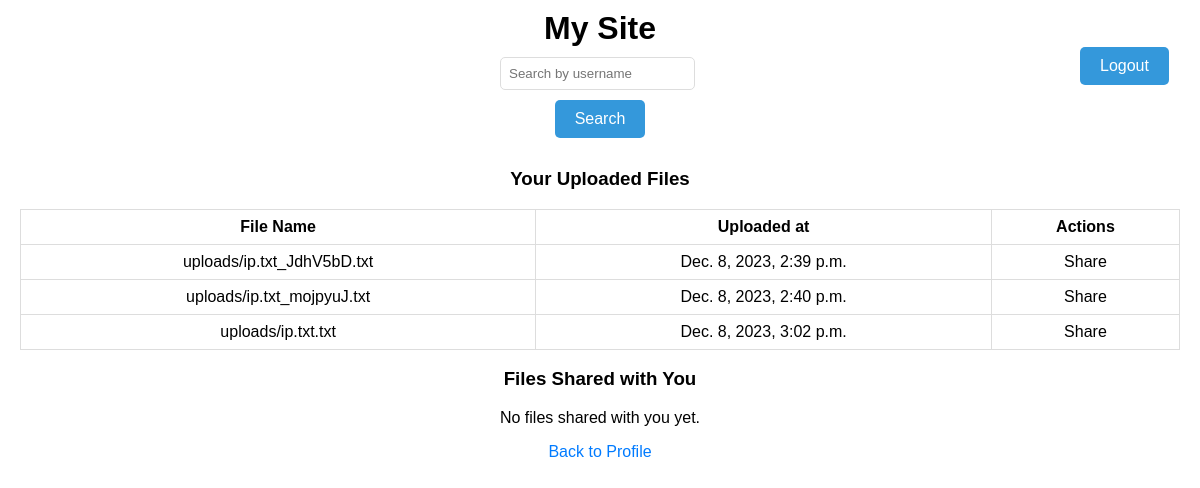
Page /files (signed in) on the earlier database version.
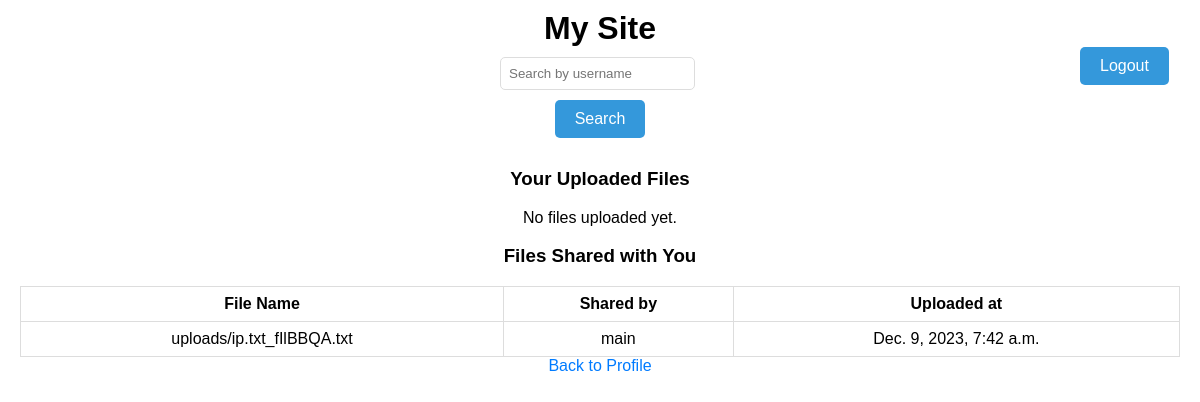
Same page on the later database version.
### core/models.py (models this page shows, shortened)
class UploadedFile(models.Model):
    user = models.ForeignKey(User, on_delete=models.CASCADE)
    file = models.FileField(upload_to='uploads/')
    uploaded_at = models.DateTimeField(auto_now_add=True)
    shared_with = models.ManyToManyField(User, related_name='shared_files', blank=True)

### core/views.py (the view)
# urls.py: path('files', file_list, name='file_list'),
@login_required
def file_list(request):
    user_files = UploadedFile.objects.filter(user=request.user)
    shared_with_user_files = UploadedFile.objects.filter(
        shared_with=request.user)
    return render(request, 'files/file_list.html', {'user_files': user_files, 'shared_with_user_files': shared_with_user_files})

### core/templates/files/file_list.html (shortened to what this page needs)
{% extends 'base.html' %}
{% block content %}
  <h3>Your Uploaded Files</h3>
  {% if user_files %}
    <table style="width:100%; border-collapse: collapse; border: 1px solid #ddd;">
      <tr>
        <th style="border: 1px solid #ddd; padding: 8px;">File Name</th>
        <th style="border: 1px solid #ddd; padding: 8px;">Uploaded at</th>
        <th style="border: 1px solid #ddd; padding: 8px;">Actions</th>
      </tr>
      {% for file in user_files %}
        <tr>
          <td style="border: 1px solid #ddd; padding: 8px;">
            <a href="{% url 'download_file' file.id %}" target="_blank">{{ file.file.name }}</a>
          </td>
          <td style="border: 1px solid #ddd; padding: 8px;">{{ file.uploaded_at }}</td>
          <td style="border: 1px solid #ddd; padding: 8px;">
            <a href="{% url 'share_file' file.id %}">Share</a>
          </td>
        </tr>
      {% endfor %}
    </table>
  {% else %}
    <p>No files uploaded yet.</p>
  {% endif %}
  <h3>Files Shared with You</h3>
  {% if shared_with_user_files %}
    <table style="width:100%; border-collapse: collapse; border: 1px solid #ddd;">
      <tr>
        <th style="border: 1px solid #ddd; padding: 8px;">File Name</th>
        <th style="border: 1px solid #ddd; padding: 8px;">Shared by</th>
        <th style="border: 1px solid #ddd; padding: 8px;">Uploaded at</th>
      </tr>
      {% for file in shared_with_user_files %}
        <tr>
          <td style="border: 1px solid #ddd; padding: 8px;">
            <a href="{{ file.file.url }}" target="_blank">{{ file.file.name }}</a>
          </td>
          <td style="border: 1px solid #ddd; padding: 8px;">{{ file.user.username }}</td>
          <td style="border: 1px solid #ddd; padding: 8px;">{{ file.uploaded_at }}</td>
        </tr>
      {% endfor %}
    </table>
  {% else %}
    <p>No files shared with you yet.</p>
  {% endif %}
  <a href="{% url 'profile' %}" style="color: #007BFF;">Back to Profile</a>
{% endblock %}

### core/templates/base.html (shortened to what this page needs)
<!DOCTYPE html>
<html lang="en">
  <head>
  </head>
  <body>
    <header>
      <a href="/">
          <h1>My Site</h1>
      </a>
      <button class="styled-button logout"><a href="/logout">Logout</a></button>
      <form method="get" action="/search">
        <input type="text" name="q" placeholder="Search by username" class="ip-search" />
        <button type="submit" class="search">Search</button>
      </form>
    </header>
    <main>
      {% block content %}
      {% endblock %}
    </main>
  </body>
</html>

### core/templates/base.html (style rules this page uses)
body { font-family: Arial, sans-serif; margin: 0; padding: 0; box-sizing: border-box; }
header { color: #000; padding: 10px; text-align: center; }
h1 { margin: 0; }
form { display: flex; flex-direction: column; justify-content: center; align-items: center; margin-top: 10px; }
input[type='text'] { padding: 8px; margin-right: 5px; border: 1px solid #ddd; border-radius: 5px; margin-bottom: 10px; }
main { margin: 20px; text-align: center; }
.logout { background-color: #3498db; color: #ffffff; position: absolute; left: 90%; padding: 10px 20px; font-size: 16px; border: none; border-radius: 5px; cursor: pointer; transition: background-color 0.3s; }
a { text-decoration: none; color: inherit; }

Differences in the rows shown:
removed UploadedFile: file.name "uploads/ip.txt_JdhV5bD.txt", uploaded_at "Dec. 8, 2023, 2:39 p.m.", shown under "Your Uploaded Files"
removed UploadedFile: file.name "uploads/ip.txt_mojpyuJ.txt", uploaded_at "Dec. 8, 2023, 2:40 p.m.", shown under "Your Uploaded Files"
removed UploadedFile: file.name "uploads/ip.txt.txt", uploaded_at "Dec. 8, 2023, 3:02 p.m.", shown under "Your Uploaded Files"
added UploadedFile: file.name "uploads/ip.txt_fIlBBQA.txt", user.username "main", uploaded_at "Dec. 9, 2023, 7:42 a.m.", shown under "Files Shared with You"
Other differences:
text no longer shown: "Actions No files shared with you yet."
text now shown: "No files uploaded yet. Shared by"
